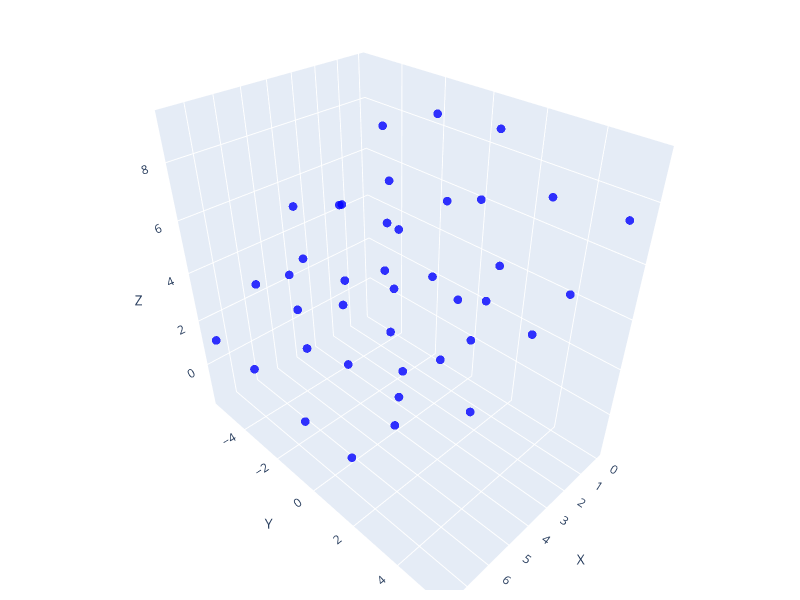

Here is the notebook cell this chart was saved with:
### Code cell
cif_path = df_MP['cif'][0]
parser = CifParser(cif_path)
structure = parser.parse_structures(primitive=True)[0]
coords = structure.make_supercell(2).cart_coords

# Create the trace
trace = go.Scatter3d(
    x=coords[:, 0],
    y=coords[:, 1],
    z=coords[:, 2],
    mode='markers',
    marker=dict(
        size=3,
        color='blue',
        opacity=0.8
    )
)

# Create the layout
layout = go.Layout(
    scene=dict(
        xaxis=dict(title='X'),
        yaxis=dict(title='Y'),
        zaxis=dict(title='Z')
    ),
    width=800,
    height=600,
    margin=dict(l=10, r=10, b=10, t=10),
)

# Create the figure
fig = go.Figure(data=[trace], layout=layout)

# Show the figure
fig.show()

### Figure 1 — Plotly figure (JSON) as saved in the notebook; plotly's stock layout.template omitted (floating-point values rounded to 4 significant figures)
{"data": [{"marker": {"color": "blue", "opacity": 0.8, "size": 3}, "mode": "markers", "type": "scatter3d", "x": [0, 0.6465, 4.127, 4.774, 0.6465, -3.924e-17, 4.774, 4.127, 1.29, 0.6433, 5.417, 4.77, 1.936, 1.29, 6.064, 5.417, 2.837, 2.191, 6.965, 6.318, 3.484, 2.837, 7.611, 6.965, 1.193, 0.5469, 5.321, 4.674, 1.84, 1.193, 5.967, 5.321, 2.934, 2.287, 7.061, 6.414, 3.58, 2.934, 7.707, 7.061], "y": [0, -4.076, -4.848e-33, -4.076, -4.076, 4.356e-16, -4.076, 4.356e-16, 1.511, 5.587, 1.511, 5.587, -2.566, 1.511, -2.566, 1.511, -1.511, 2.566, -1.511, 2.566, -5.587, -1.511, -5.587, -1.511, -1.019, 3.057, -1.019, 3.057, -5.095, -1.019, -5.095, -1.019, 1.019, 5.095, 1.019, 5.095, -3.057, 1.019, -3.057, 1.019], "z": [0, 7.664, -1.634, 6.031, 1.634, 6.031, 4.665e-16, 4.397, 3.259, 7.656, 1.625, 6.022, 4.892, 9.289, 3.259, 7.656, 1.138, 5.535, -0.4953, 3.902, 2.772, 7.169, 1.138, 5.535, 3.015, 7.412, 1.382, 5.779, 4.649, 9.046, 3.015, 7.412, 1.382, 5.779, -0.2517, 4.145, 3.015, 7.412, 1.382, 5.779]}], "layout": {"height": 600, "margin": {"b": 10, "l": 10, "r": 10, "t": 10}, "scene": {"xaxis": {"title": {"text": "X"}}, "yaxis": {"title": {"text": "Y"}}, "zaxis": {"title": {"text": "Z"}}}, "width": 800}}
